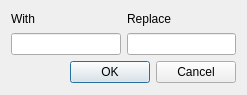
<?xml version="1.0" encoding="UTF-8"?>
<ui version="4.0">
 <class>Dialog</class>
 <widget class="QDialog" name="Dialog">
  <property name="geometry">
   <rect>
    <x>0</x>
    <y>0</y>
    <width>247</width>
    <height>95</height>
   </rect>
  </property>
  <property name="windowTitle">
   <string>Dialog</string>
  </property>
  <layout class="QVBoxLayout" name="verticalLayout">
   <item>
    <layout class="QHBoxLayout" name="horizontalLayout">
     <item>
      <layout class="QVBoxLayout" name="verticalLayout_2">
       <item>
        <widget class="QLabel" name="label_2">
         <property name="minimumSize">
          <size>
           <width>31</width>
           <height>16</height>
          </size>
         </property>
         <property name="maximumSize">
          <size>
           <width>31</width>
           <height>16</height>
          </size>
         </property>
         <property name="text">
          <string>With</string>
         </property>
        </widget>
       </item>
       <item>
        <widget class="QLineEdit" name="lineEdit"/>
       </item>
      </layout>
     </item>
     <item>
      <layout class="QVBoxLayout" name="verticalLayout_4">
       <item>
        <widget class="QLabel" name="label">
         <property name="minimumSize">
          <size>
           <width>51</width>
           <height>16</height>
          </size>
         </property>
         <property name="maximumSize">
          <size>
           <width>51</width>
           <height>16</height>
          </size>
         </property>
         <property name="layoutDirection">
          <enum>Qt::LeftToRight</enum>
         </property>
         <property name="text">
          <string>Replace</string>
         </property>
        </widget>
       </item>
       <item>
        <widget class="QLineEdit" name="lineEdit_2"/>
       </item>
      </layout>
     </item>
    </layout>
   </item>
   <item>
    <widget class="QDialogButtonBox" name="buttonBox">
     <property name="orientation">
      <enum>Qt::Horizontal</enum>
     </property>
     <property name="standardButtons">
      <set>QDialogButtonBox::Cancel|QDialogButtonBox::Ok</set>
     </property>
    </widget>
   </item>
  </layout>
 </widget>
 <resources/>
 <connections>
  <connection>
   <sender>buttonBox</sender>
   <signal>accepted()</signal>
   <receiver>Dialog</receiver>
   <slot>accept()</slot>
   <hints>
    <hint type="sourcelabel">
     <x>248</x>
     <y>254</y>
    </hint>
    <hint type="destinationlabel">
     <x>157</x>
     <y>274</y>
    </hint>
   </hints>
  </connection>
  <connection>
   <sender>buttonBox</sender>
   <signal>rejected()</signal>
   <receiver>Dialog</receiver>
   <slot>reject()</slot>
   <hints>
    <hint type="sourcelabel">
     <x>316</x>
     <y>260</y>
    </hint>
    <hint type="destinationlabel">
     <x>286</x>
     <y>274</y>
    </hint>
   </hints>
  </connection>
 </connections>
</ui>
